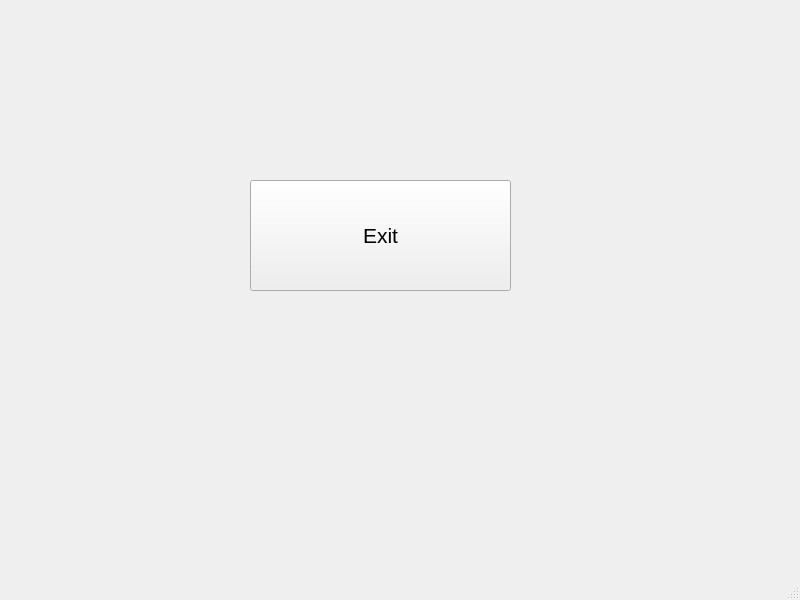
<?xml version="1.0" encoding="UTF-8"?>
<ui version="4.0">
 <class>MainWindow</class>
 <widget class="QMainWindow" name="MainWindow">
  <property name="geometry">
   <rect>
    <x>0</x>
    <y>0</y>
    <width>800</width>
    <height>600</height>
   </rect>
  </property>
  <property name="windowTitle">
   <string>MainWindow</string>
  </property>
  <widget class="QWidget" name="centralwidget">
   <widget class="QPushButton" name="btn_exit">
    <property name="geometry">
     <rect>
      <x>250</x>
      <y>180</y>
      <width>261</width>
      <height>111</height>
     </rect>
    </property>
    <property name="font">
     <font>
      <pointsize>16</pointsize>
     </font>
    </property>
    <property name="text">
     <string>Exit</string>
    </property>
   </widget>
  </widget>
  <widget class="QMenuBar" name="menubar">
   <property name="geometry">
    <rect>
     <x>0</x>
     <y>0</y>
     <width>800</width>
     <height>26</height>
    </rect>
   </property>
  </widget>
  <widget class="QStatusBar" name="statusbar"/>
 </widget>
 <resources/>
 <connections/>
</ui>
